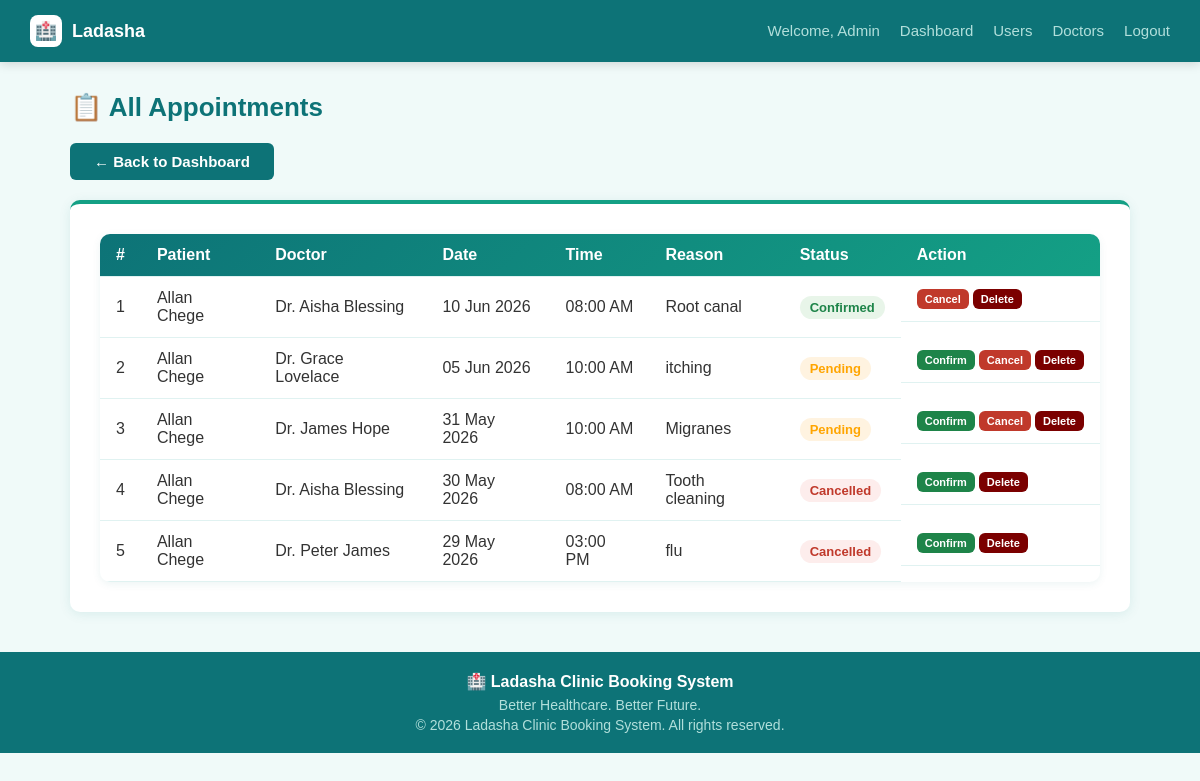
/admin/manage_appointments.php (signed in), run on the app's committed database.
### tables this page shows
CREATE TABLE `appointments` (
  `id` int(11) NOT NULL,
  `patient_id` int(11) NOT NULL,
  `doctor_id` int(11) NOT NULL,
  `appt_date` date NOT NULL,
  `appt_time` time NOT NULL,
  `reason` text DEFAULT NULL,
  `status` enum('pending','confirmed','cancelled') DEFAULT 'pending',
  `created_at` datetime DEFAULT current_timestamp()
);

CREATE TABLE `users` (
  `id` int(11) NOT NULL,
  `name` varchar(100) NOT NULL,
  `email` varchar(150) NOT NULL,
  `password` varchar(255) NOT NULL,
  `phone` varchar(20) DEFAULT NULL,
  `role` enum('patient','doctor','admin') DEFAULT 'patient',
  `created_at` datetime DEFAULT current_timestamp()
);

CREATE TABLE `doctors` (
  `id` int(11) NOT NULL,
  `name` varchar(100) NOT NULL,
  `specialization` varchar(100) DEFAULT NULL,
  `email` varchar(150) DEFAULT NULL,
  `phone` varchar(20) DEFAULT NULL
);

### admin/manage_appointments.php (the view, shortened to what this page needs)
<?php
$host   = 'localhost';
$user   = 'root';
$pass   = '';
$dbname = 'clinic_db';
$conn   = mysqli_connect($host, $user, $pass, $dbname);
$appointments = mysqli_query($conn, "SELECT a.*, u.name AS patient_name, d.name AS doctor_name
                                      FROM appointments a
                                      JOIN users u ON a.patient_id = u.id
                                      JOIN doctors d ON a.doctor_id = d.id
                                      ORDER BY a.appt_date DESC");
include '../includes/header.php';
?>
<div class="container">
    <h2 class="page-title">📋 All Appointments</h2>
    <div style="margin-bottom:20px;">
        <a href="dashboard.php" class="btn btn-primary">← Back to Dashboard</a>
    </div>
    <div class="card">
        <table>
            <thead>
                <tr>
                    <th>#</th>
                    <th>Patient</th>
                    <th>Doctor</th>
                    <th>Date</th>
                    <th>Time</th>
                    <th>Reason</th>
                    <th>Status</th>
                    <th>Action</th>
                </tr>
            </thead>
            <tbody>
                <?php $count = 1; while($row = mysqli_fetch_assoc($appointments)): ?>
                <tr>
                    <td><?php echo $count++; ?></td>
                    <td><?php echo $row['patient_name']; ?></td>
                    <td><?php echo $row['doctor_name']; ?></td>
                    <td><?php echo date('d M Y', strtotime($row['appt_date'])); ?></td>
                    <td><?php echo date('h:i A', strtotime($row['appt_time'])); ?></td>
                    <td><?php echo $row['reason']; ?></td>
                    <td>
                        <?php
                        $status = $row['status'];
                        $color  = $status == 'confirmed' ? '#1e8449' : ($status == 'cancelled' ? '#c0392b' : 'orange');
                        $bg     = $status == 'confirmed' ? '#E8F5E9' : ($status == 'cancelled' ? '#FDEDEC' : '#FFF3E0');
                        echo "<span style='color:$color; background:$bg; padding:4px 10px; border-radius:12px; font-size:13px; font-weight:bold;'>".ucfirst($status)."</span>";
                        ?>
                    </td>
                    <td style="display:flex; gap:4px;">
                        <?php if($row['status'] != 'confirmed'): ?>
                        <a href="manage_appointments.php?status=confirmed&id=<?php echo $row['id']; ?>"
                           class="btn btn-success"
                           style="padding:4px 8px; font-size:11px;"
                           onclick="return confirm('Confirm this appointment?')">Confirm</a>
                        <?php endif; ?>
                        <?php if($row['status'] != 'cancelled'): ?>
                        <a href="manage_appointments.php?status=cancelled&id=<?php echo $row['id']; ?>"
                           class="btn btn-danger"
                           style="padding:4px 8px; font-size:11px;"
                           onclick="return confirm('Cancel?')">Cancel</a>
                        <?php endif; ?>
                        <a href="manage_appointments.php?delete=<?php echo $row['id']; ?>"
                           class="btn btn-danger"
                           style="padding:4px 8px; font-size:11px; background:#7b0000;"
                           onclick="return confirm('Permanently delete?')">Delete</a>
                    </td>
                </tr>
                <?php endwhile; ?>
            </tbody>
        </table>
    </div>
</div>
<?php include '../includes/footer.php'; ?>

### css/style.css (style rules this page uses)
* { margin:0;padding:0;box-sizing:border-box }
body { font-family:Arial,sans-serif;background-color:#F0FAF9;color:#333 }
.container { max-width:1100px;margin:30px auto;padding:0 20px }
.card { background:#fff;border-radius:10px;padding:30px;box-shadow:0 2px 12px rgba(13,115,119,0.1);margin-bottom:20px;border-top:4px solid #14A085 }
.btn { padding:10px 24px;border:none;border-radius:6px;cursor:pointer;font-size:15px;font-weight:bold;text-decoration:none;display:inline-block;transition:all 0.2s }
.btn-primary { background:#0D7377;color:#fff }
.btn-danger { background-color:#c0392b;color:#fff }
.btn-success { background-color:#1e8449;color:#fff }
table { width:100%;border-collapse:collapse;background:#fff;border-radius:10px;overflow:hidden;box-shadow:0 2px 8px rgba(13,115,119,0.08) }
table thead { background:linear-gradient(135deg,#0D7377,#14A085);color:#fff }
table th,table td { padding:12px 16px;text-align:left;border-bottom:1px solid #E0F2F1 }
.page-title { font-size:26px;color:#0D7377;margin-bottom:20px;font-weight:bold }

### data on the page
appointments: patient.name "Allan Chege", doctor.name "Dr. Aisha Blessing", appt_date "10 Jun 2026", appt_time "08:00 AM", reason "Root canal", status "Confirmed"
appointments: patient.name "Allan Chege", doctor.name "Dr. Grace Lovelace", appt_date "05 Jun 2026", appt_time "10:00 AM", reason "itching", status "Pending"
appointments: patient.name "Allan Chege", doctor.name "Dr. James Hope", appt_date "31 May 2026", appt_time "10:00 AM", reason "Migranes", status "Pending"
appointments: patient.name "Allan Chege", doctor.name "Dr. Aisha Blessing", appt_date "30 May 2026", appt_time "08:00 AM", reason "Tooth cleaning", status "Cancelled"
appointments: patient.name "Allan Chege", doctor.name "Dr. Peter James", appt_date "29 May 2026", appt_time "03:00 PM", reason "flu", status "Cancelled"

### other printed values
$_SESSION['username'] "Admin"
